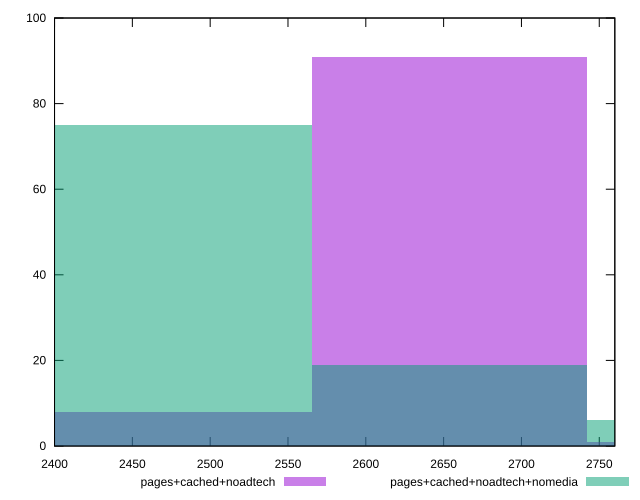

Write gnuplot code to recreate this figure.
reset

$pagesCachedNoadtech <<EOF
2653.9009861766863 91
2476.974253764907 8
2830.8277185884654 1
EOF

$pagesCachedNoadtechNomedia <<EOF
2476.974253764907 75
2830.8277185884654 6
2653.9009861766863 19
EOF

set key outside below
set boxwidth 176.92673241177908
set xrange [2400:2760]
set yrange [0:100]
set trange [0:100]
set style fill transparent solid 0.5 noborder
set terminal svg size 640, 500 enhanced background rgb 'white'
set output "report_0_00242021-02-20T12:25:28.543Z/uses-text-compression/comparison/histogram/2_vs_3.svg"

plot $pagesCachedNoadtech title "pages+cached+noadtech" with boxes, \
     $pagesCachedNoadtechNomedia title "pages+cached+noadtech+nomedia" with boxes

reset
